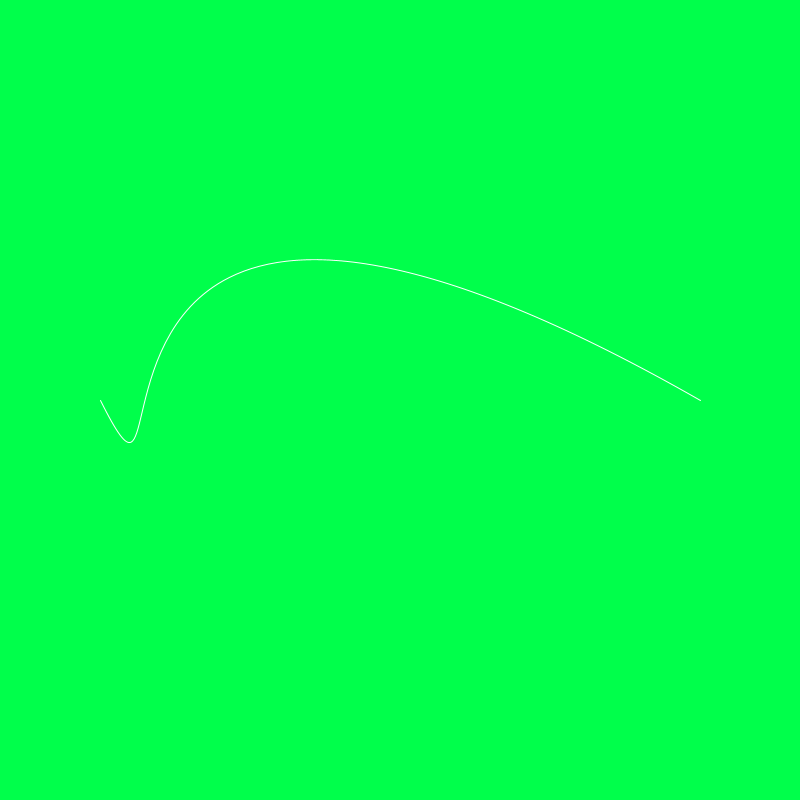
Frame 1 (no input)
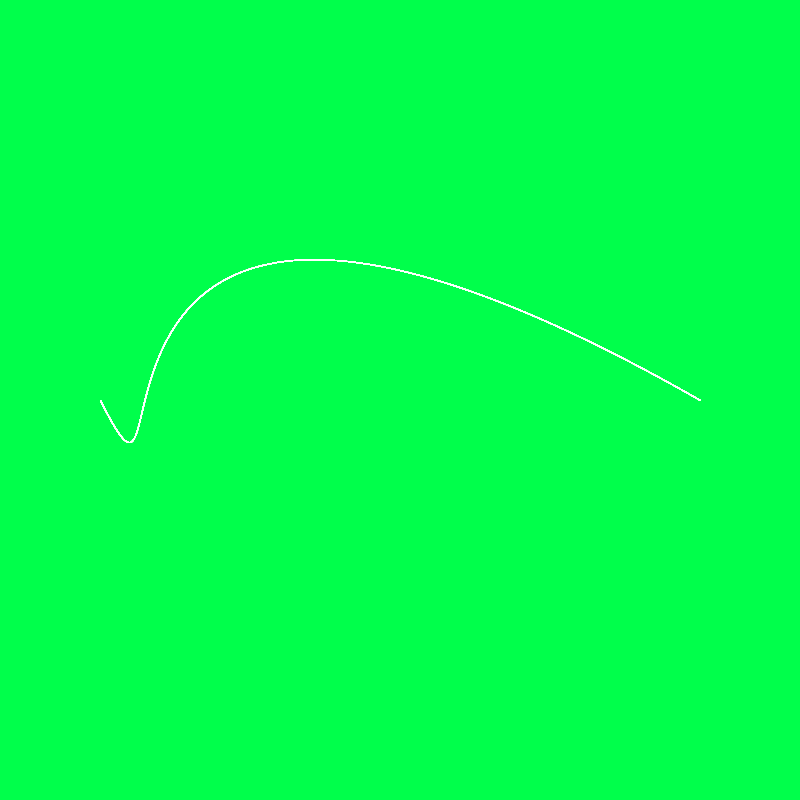
Frame 60 (the mouse pressed at the canvas centre just before this capture)
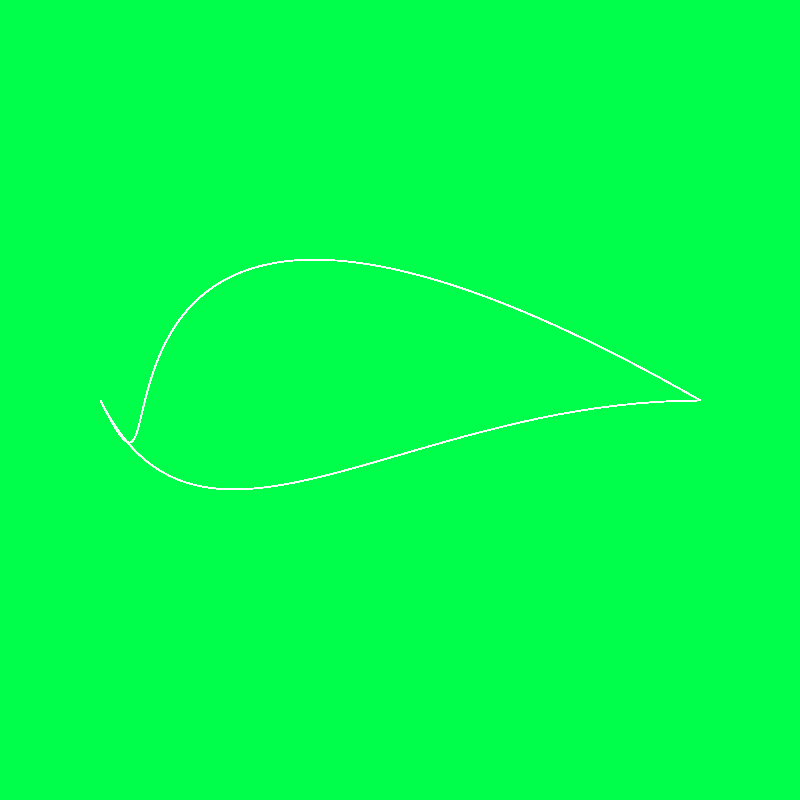
Frame 120 (the mouse held since frame 60 and released just before this capture)

The Processing sketch that drew these frames (run headless with seeded random() and noise(); from frame 60 on, the mouse is pressed at the canvas centre):

// Processing sketch: B006_BezierCurve
// ── B006_BezierCurve.pde
void setup(){
  size(800,800);
  background(0,255,75);
  smooth();
}

void draw(){
  noFill();
  stroke(255);
  bezier(100,height/2, 200, 600, mouseX, mouseY, 700,height/2);
}
